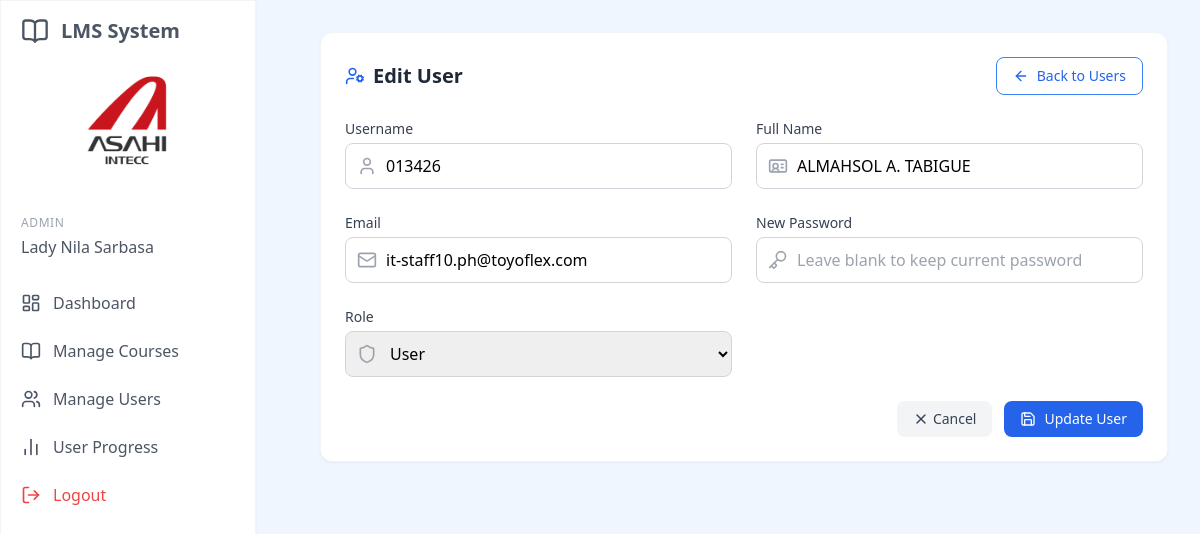
Screenshot of /edit_user.php?id=40 (signed in) with the database file from the repository.
### tables this page shows
CREATE TABLE `users` (
  `id` int(11) NOT NULL,
  `username` varchar(50) NOT NULL,
  `full_name` varchar(100) NOT NULL,
  `password` varchar(255) NOT NULL,
  `email` varchar(100) NOT NULL,
  `role` enum('admin','user','super_admin') DEFAULT 'user',
  `department` tinyint(11) UNSIGNED DEFAULT NULL,
  `division` tinyint(11) UNSIGNED DEFAULT NULL,
  `position` tinyint(11) UNSIGNED DEFAULT NULL,
  `section` tinyint(11) UNSIGNED DEFAULT NULL,
  `company_group` tinyint(11) UNSIGNED DEFAULT NULL,
  `created_at` timestamp NULL DEFAULT current_timestamp(),
  `updated_at` timestamp NULL DEFAULT current_timestamp() ON UPDATE current_timestamp(),
  `active` tinyint(1) NOT NULL DEFAULT 0
);

### web/edit_user.php (the view, shortened to what this page needs)
<?php
require_once '../config.php';
$user_id = $_GET['id'] ?? 0;
$result = $conn->query("SELECT * FROM users WHERE id = $user_id");
$user = $result->fetch_assoc();
?>
<!DOCTYPE html>
<html lang="en">
<head>
    <script src="https://cdn.tailwindcss.com"></script>
    <link rel="stylesheet" href="assets/css/style.css">
</head>
<body class="bg-blue-50">
    <?php include 'includes/sidebar.php'; ?>
    <div class="p-8 sm:ml-72">
        <div class="container mx-auto">
            <div class="bg-white rounded-xl shadow-sm p-6 border border-gray-100">
                <div class="flex justify-between items-center mb-6">
                    <h2 class="text-xl font-semibold text-gray-800 flex items-center gap-2">
                        <i data-lucide="user-cog" class="w-5 h-5 text-blue-600"></i> Edit User
                    </h2>
                    <a href="manage_users.php" class="px-4 py-2 border border-blue-500 text-blue-600 rounded-lg hover:bg-blue-50 transition flex items-center gap-2 text-sm font-medium">
                        <i data-lucide="arrow-left" class="w-4 h-4"></i> Back to Users
                    </a>
                </div>
                <form method="POST">
                    <div class="grid grid-cols-1 md:grid-cols-2 gap-6 mb-6">
                        <div>
                            <label for="username" class="block text-sm font-medium text-gray-700 mb-1">Username</label>
                            <div class="relative">
                                <div class="absolute inset-y-0 left-0 pl-3 flex items-center pointer-events-none">
                                </div>
                                <input type="text"
                                       class="w-full pl-10 pr-4 py-2.5 rounded-lg border border-gray-300 focus:ring-2 focus:ring-blue-200 focus:border-blue-500 transition"
                                       id="username"
                                       name="username"
                                       value="<?php echo htmlspecialchars($user['username']); ?>"
                                       required>
                            </div>
                        </div>
                        <div>
                            <label for="full_name" class="block text-sm font-medium text-gray-700 mb-1">Full Name</label>
                            <div class="relative">
                                <div class="absolute inset-y-0 left-0 pl-3 flex items-center pointer-events-none">
                                </div>
                                <input type="text"
                                       class="w-full pl-10 pr-4 py-2.5 rounded-lg border border-gray-300 focus:ring-2 focus:ring-blue-200 focus:border-blue-500 transition"
                                       id="full_name"
                                       name="full_name"
                                       value="<?php echo htmlspecialchars($user['full_name']); ?>"
                                       required>
                            </div>
                        </div>
                    </div>
                    <div class="grid grid-cols-1 md:grid-cols-2 gap-6 mb-6">
                        <div>
                            <label for="email" class="block text-sm font-medium text-gray-700 mb-1">Email</label>
                            <div class="relative">
                                <div class="absolute inset-y-0 left-0 pl-3 flex items-center pointer-events-none">
                                </div>
                                <input type="email"
                                       class="w-full pl-10 pr-4 py-2.5 rounded-lg border border-gray-300 focus:ring-2 focus:ring-blue-200 focus:border-blue-500 transition"
                                       id="email"
                                       name="email"
                                       value="<?php echo htmlspecialchars($user['email']); ?>"
                                       required>
                            </div>
                        </div>
                        <div>
                            <label for="password" class="block text-sm font-medium text-gray-700 mb-1">New Password</label>
                            <div class="relative">
                                <div class="absolute inset-y-0 left-0 pl-3 flex items-center pointer-events-none">
                                </div>
                                <input type="password"
                                       class="w-full pl-10 pr-4 py-2.5 rounded-lg border border-gray-300 focus:ring-2 focus:ring-blue-200 focus:border-blue-500 transition"
                                       id="password"
                                       name="password"
                                       placeholder="Leave blank to keep current password">
                            </div>
                        </div>
                        <div>
                            <label for="role" class="block text-sm font-medium text-gray-700 mb-1">Role</label>
                            <div class="relative">
                                <div class="absolute inset-y-0 left-0 pl-3 flex items-center pointer-events-none">
                                </div>
                                <select class="w-full pl-10 pr-4 py-2.5 rounded-lg border border-gray-300 focus:ring-2 focus:ring-blue-200 focus:border-blue-500 transition"
                                        id="role"
                                        name="role"
                                        required>
                                    <option value="user" <?php echo $user['role'] == 'user' ? 'selected' : ''; ?>>User</option>
                                </select>
                            </div>
                        </div>
                    </div>
                    <div class="flex justify-end gap-3">
                        <a href="manage_users.php" class="px-4 py-2 bg-gray-100 hover:bg-gray-200 text-gray-700 rounded-lg transition text-sm font-medium flex items-center">
                            <i data-lucide="x" class="w-4 h-4 mr-1"></i> Cancel
                        </a>
                        <button type="submit" class="px-4 py-2 bg-blue-600 hover:bg-blue-700 text-white rounded-lg transition flex items-center gap-2 text-sm font-medium">
                            <i data-lucide="save" class="w-4 h-4"></i> Update User
                        </button>
                    </div>
                </form>
            </div>
        </div>
    </div>
</body>
</html>

### rows the page displays
users: username "013426", full_name "ALMAHSOL A. TABIGUE", email "it-staff10.ph@toyoflex.com", role "User"

### other values shown
$_SESSION['full_name'] "Lady Nila Sarbasa"
